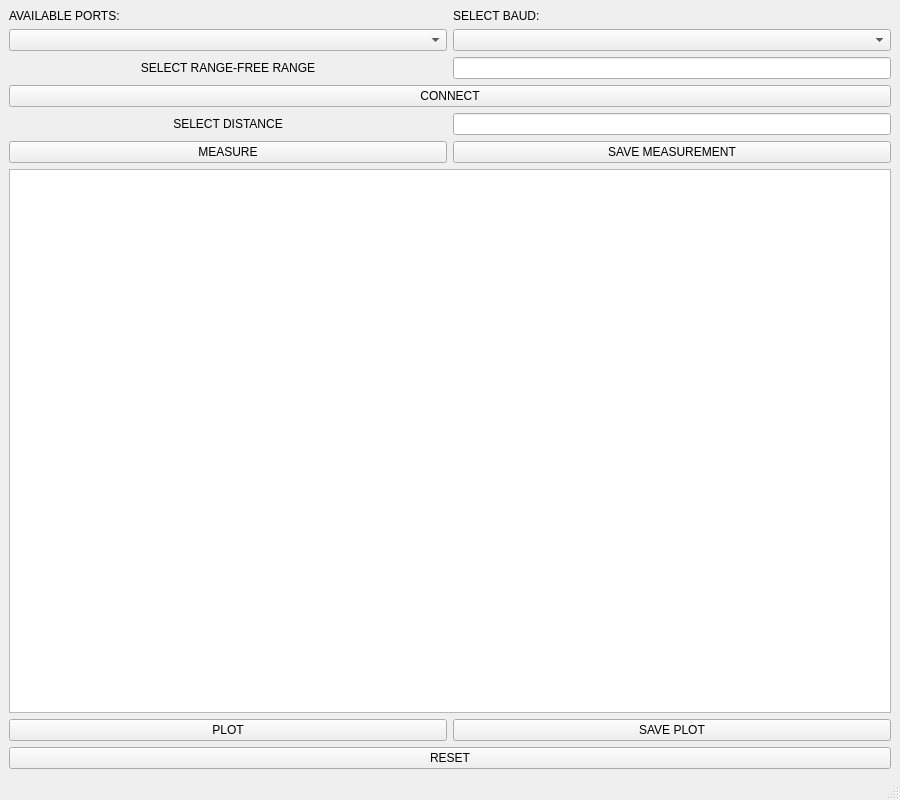
<?xml version="1.0" encoding="UTF-8"?>
<ui version="4.0">
 <class>ForceDistance</class>
 <widget class="QMainWindow" name="ForceDistance">
  <property name="geometry">
   <rect>
    <x>0</x>
    <y>0</y>
    <width>900</width>
    <height>800</height>
   </rect>
  </property>
  <property name="minimumSize">
   <size>
    <width>0</width>
    <height>0</height>
   </size>
  </property>
  <property name="maximumSize">
   <size>
    <width>16777215</width>
    <height>16777215</height>
   </size>
  </property>
  <property name="windowTitle">
   <string>MainWindow</string>
  </property>
  <widget class="QWidget" name="centralwidget">
   <layout class="QHBoxLayout" name="horizontalLayout">
    <item>
     <layout class="QVBoxLayout" name="verticalLayout1">
      <item>
       <layout class="QGridLayout" name="gridLayout1">
        <item row="0" column="0">
         <widget class="QLabel" name="label1">
          <property name="text">
           <string>AVAILABLE PORTS:</string>
          </property>
         </widget>
        </item>
        <item row="1" column="0">
         <widget class="QComboBox" name="comboBox1"/>
        </item>
        <item row="0" column="1">
         <widget class="QLabel" name="label2">
          <property name="text">
           <string>SELECT BAUD:</string>
          </property>
         </widget>
        </item>
        <item row="1" column="1">
         <widget class="QComboBox" name="comboBox2"/>
        </item>
        <item row="2" column="0">
         <widget class="QLabel" name="label">
          <property name="text">
           <string>SELECT RANGE-FREE RANGE</string>
          </property>
          <property name="alignment">
           <set>Qt::AlignCenter</set>
          </property>
         </widget>
        </item>
        <item row="2" column="1">
         <widget class="QLineEdit" name="lineEdit2">
          <property name="sizePolicy">
           <sizepolicy hsizetype="Preferred" vsizetype="Fixed">
            <horstretch>0</horstretch>
            <verstretch>0</verstretch>
           </sizepolicy>
          </property>
         </widget>
        </item>
       </layout>
      </item>
      <item>
       <widget class="QPushButton" name="pushButton1">
        <property name="sizePolicy">
         <sizepolicy hsizetype="Preferred" vsizetype="Fixed">
          <horstretch>0</horstretch>
          <verstretch>0</verstretch>
         </sizepolicy>
        </property>
        <property name="text">
         <string>CONNECT</string>
        </property>
       </widget>
      </item>
      <item>
       <layout class="QGridLayout" name="gridLayout2">
        <item row="0" column="1">
         <widget class="QLineEdit" name="lineEdit1">
          <property name="sizePolicy">
           <sizepolicy hsizetype="Preferred" vsizetype="Fixed">
            <horstretch>0</horstretch>
            <verstretch>0</verstretch>
           </sizepolicy>
          </property>
         </widget>
        </item>
        <item row="2" column="1">
         <widget class="QPushButton" name="pushButton3">
          <property name="sizePolicy">
           <sizepolicy hsizetype="Preferred" vsizetype="Fixed">
            <horstretch>0</horstretch>
            <verstretch>0</verstretch>
           </sizepolicy>
          </property>
          <property name="text">
           <string>SAVE MEASUREMENT</string>
          </property>
         </widget>
        </item>
        <item row="0" column="0">
         <widget class="QLabel" name="label3">
          <property name="text">
           <string>SELECT DISTANCE</string>
          </property>
          <property name="alignment">
           <set>Qt::AlignCenter</set>
          </property>
         </widget>
        </item>
        <item row="2" column="0">
         <widget class="QPushButton" name="pushButton2">
          <property name="text">
           <string>MEASURE</string>
          </property>
         </widget>
        </item>
       </layout>
      </item>
      <item>
       <widget class="QListWidget" name="listWidget">
        <property name="sizePolicy">
         <sizepolicy hsizetype="Preferred" vsizetype="Expanding">
          <horstretch>0</horstretch>
          <verstretch>0</verstretch>
         </sizepolicy>
        </property>
       </widget>
      </item>
      <item>
       <layout class="QHBoxLayout" name="horizontalLayout2">
        <item>
         <widget class="QPushButton" name="pushButton4">
          <property name="sizePolicy">
           <sizepolicy hsizetype="Preferred" vsizetype="Fixed">
            <horstretch>0</horstretch>
            <verstretch>0</verstretch>
           </sizepolicy>
          </property>
          <property name="text">
           <string>PLOT</string>
          </property>
         </widget>
        </item>
        <item>
         <widget class="QPushButton" name="pushButton5">
          <property name="sizePolicy">
           <sizepolicy hsizetype="Preferred" vsizetype="Fixed">
            <horstretch>0</horstretch>
            <verstretch>0</verstretch>
           </sizepolicy>
          </property>
          <property name="text">
           <string>SAVE PLOT</string>
          </property>
         </widget>
        </item>
       </layout>
      </item>
      <item>
       <widget class="QPushButton" name="pushButton6">
        <property name="sizePolicy">
         <sizepolicy hsizetype="Preferred" vsizetype="Fixed">
          <horstretch>0</horstretch>
          <verstretch>0</verstretch>
         </sizepolicy>
        </property>
        <property name="text">
         <string>RESET</string>
        </property>
       </widget>
      </item>
     </layout>
    </item>
    <item>
     <layout class="QVBoxLayout" name="verticalLayout2"/>
    </item>
   </layout>
  </widget>
  <widget class="QMenuBar" name="menubar">
   <property name="geometry">
    <rect>
     <x>0</x>
     <y>0</y>
     <width>900</width>
     <height>26</height>
    </rect>
   </property>
  </widget>
  <widget class="QStatusBar" name="statusbar"/>
 </widget>
 <resources/>
 <connections/>
</ui>
